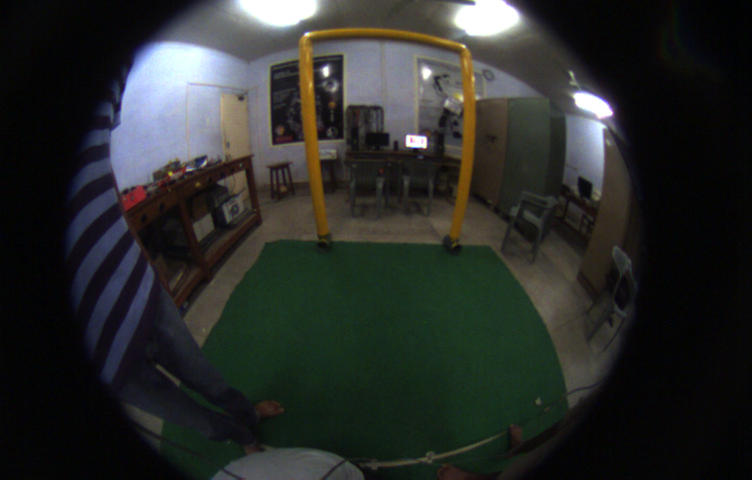
//> input picture histograms/ueye.bmp, 752 x 480 px
$ ./histogram_image   (built with g++ and OpenCV 4)
//> lines starting //> are read from the running program, lines starting //| are printed output that depends on the picture; after the words box and inside, x2 and y2 are one past the last pixel; in counts of white or black regions, pixels touching at a corner belong together
#include <iostream>
#include <stdio.h>

//OpenCV Headers
#include <opencv/cv.h>
#include <opencv/highgui.h>
//Input-Output
#include <stdio.h>
//Blob Library Headers
#include <cvblob.h>

// #include <flycapture/FlyCapture2.h>

using namespace std;
using namespace cvb;
using namespace cv;

// enum CamError {CAM_SUCCESS = 1, CAM_FAILURE = 0};

CvScalar cColor = CV_RGB(255, 255, 255);

int main()
{
        //Image Variables
        Mat frame;
        Mat img_rgb (Size(752,480),CV_8UC3);
        Mat img_hsv (Size(752,480),CV_8UC3);                        //Image in HSV color space
        Mat threshy (Size(752,480),CV_8UC1);                                //Threshed Image
        // Mat labelImg (Size(752,480),CV_8UC1);        //Image Variable for blobs
        IplImage* histogram= cvCreateImage(cvSize(752,480),8,3);                        //Image histograms
        Mat empty (Size(752,480),CV_8UC3);
        Mat histograms (Size(752,480),CV_8UC1);         //greyscale image for histogram


        // CvBlobs blobs;

        while(1)
        {
                // cam.RetrieveBuffer(&rawImage);
                // memcpy(frame.data, rawImage.GetData(), rawImage.GetDataSize());
                histograms = empty.clone();
                cvZero(histogram);
                frame = imread("ueye.bmp",CV_LOAD_IMAGE_COLOR);
//> frame is the input picture: 480 rows x 752 cols, CV_8UC3; mean B, G, R 41.7, 44.2, 41.8
                // cvAddS(frame, cvScalar(70,70,70), frame);
                // cvtColor(frame,img_rgb,CV_BayerBG2BGR);
                // cout<<"\n1";
                cvtColor(frame,img_hsv,CV_RGB2HSV);
//> img_hsv: 480 rows x 752 cols, CV_8UC3; mean H, S, V 78.4, 96.6, 50.1
                // cout<<"\n2";
                //Thresholding the frame for yellow
                // inRange(img_hsv, Scalar(20, 100, 20), Scalar(70, 255, 255), threshy);
                inRange(img_hsv, Scalar(0, 150, 90), Scalar(120, 242, 255), threshy);
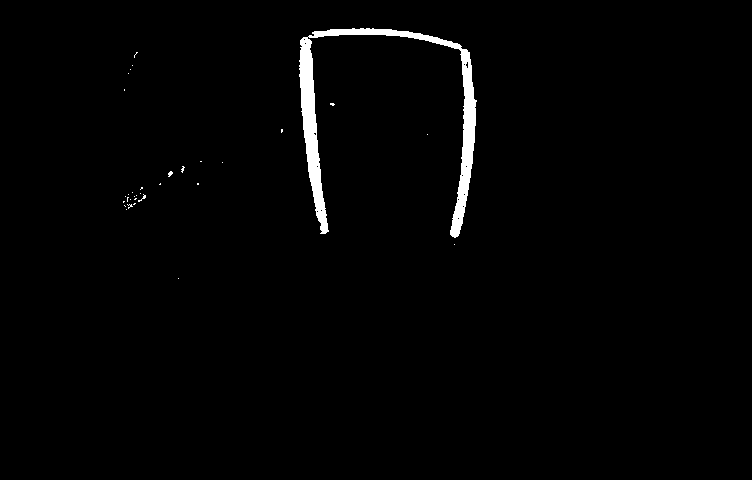
//> threshy: 480 rows x 752 cols, CV_8UC1; 1.5% white; 33 white regions (32 under 20 px), largest, box (x1, y1, x2, y2) and area: (299, 28, 477, 238) 5216
                // cvInRangeS(img_hsv, cvScalar(0, 120, 100), cvScalar(255, 255, 255), threshy);
                //Filtering the frame - subsampling??
                // smooth(threshy,threshy,CV_MEDIAN,7,7);

                //Finding the blobs
                // unsigned int result=cvLabel(threshy,labelImg,blobs);
                //Filtering the blobs
                // cvFilterByArea(blobs,500,1000);
                //Rendering the blobs
                // cvRenderBlobs(labelImg,blobs,img_rgb,img_rgb);

                CvPoint prev = cvPoint(0,0);
                int max = 0;
                for (int i = 0; i < 752; ++i)
                {
                        Mat col = threshy.col(i);
                        if(480-countNonZero(col)>= max)
                                max = 480-countNonZero(col);
                }
//> after the loop, max = 480

                for(int x=0;x<752;++x)
                {
                        Mat col = threshy.col(x);
                        int i = 480 - countNonZero(col);
                        for(int y=0 ; y<480 ; ++y)
                             histograms.at<uchar>(x,y) = int((i/max)*255);
                        CvPoint next = cvPoint(x,i);
                        cvLine(histogram,prev,next,cColor);
                        // cvCircle(histogram,next,2,cColor,3);
                        prev=next;
                }
//> this loop made 752 passes
//> prev on passes 1 to 3: Point(0, 480), Point(1, 480), Point(2, 480)
//> pass 1, `cvLine(histogram,prev,next,cColor);`:
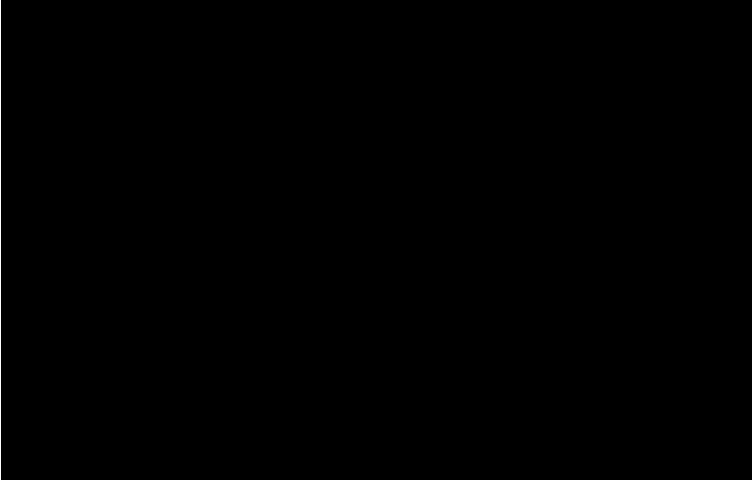
//> histogram: 480 rows x 752 cols, CV_8UC3; 0.13% white in thin lines or dots, all inside (x1, y1, x2, y2) = (0, 0, 1, 480)
//> after the loop:
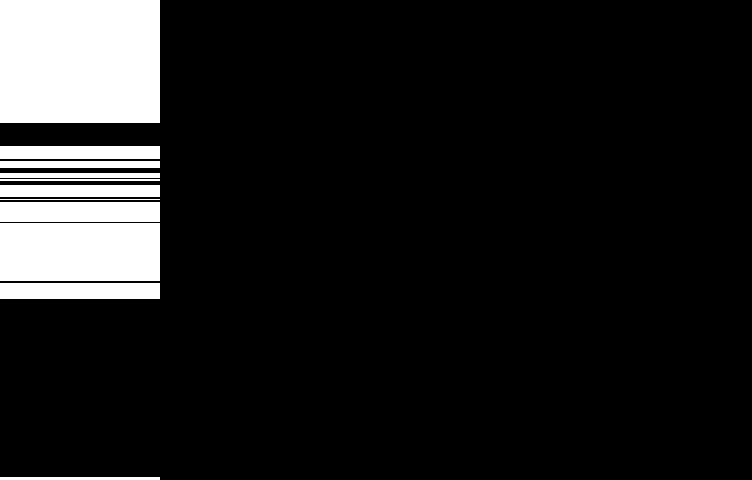
//> histograms: 480 rows x 752 cols, CV_8UC3; 11.5% white; 11 white regions, largest, box (x1, y1, x2, y2) and area: (0, 0, 160, 123) 19680, (0, 223, 160, 281) 9280, (0, 202, 160, 222) 3200
//> after the loop:
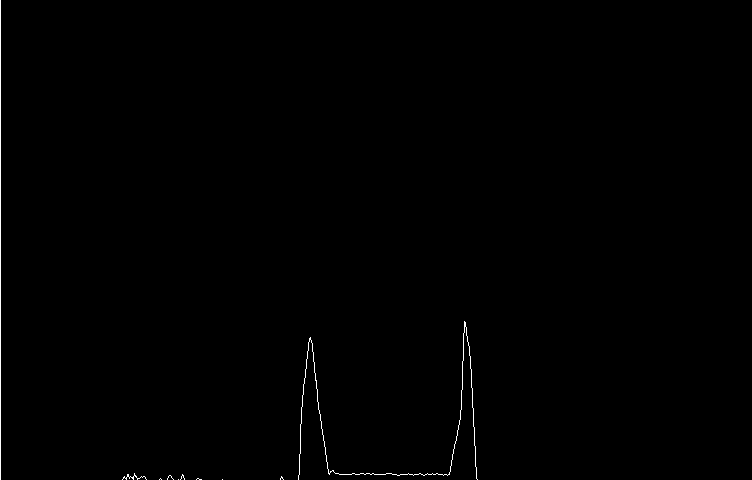
//> histogram: 480 rows x 752 cols, CV_8UC3; 0.35% white in thin lines or dots, all inside (x1, y1, x2, y2) = (0, 0, 478, 480)

                //Showing the images
                imshow("Live",frame);
                imshow("Threshed",threshy);
                cvShowImage("Histogram",histogram);
                imshow("image",histograms);

                int c= cvWaitKey(10);
//> the Esc key is pressed

                if(c == 27)
                        break;
        }

        // [6 lines of commented-out code are left out]
        cvDestroyAllWindows();
        return 0;
}
